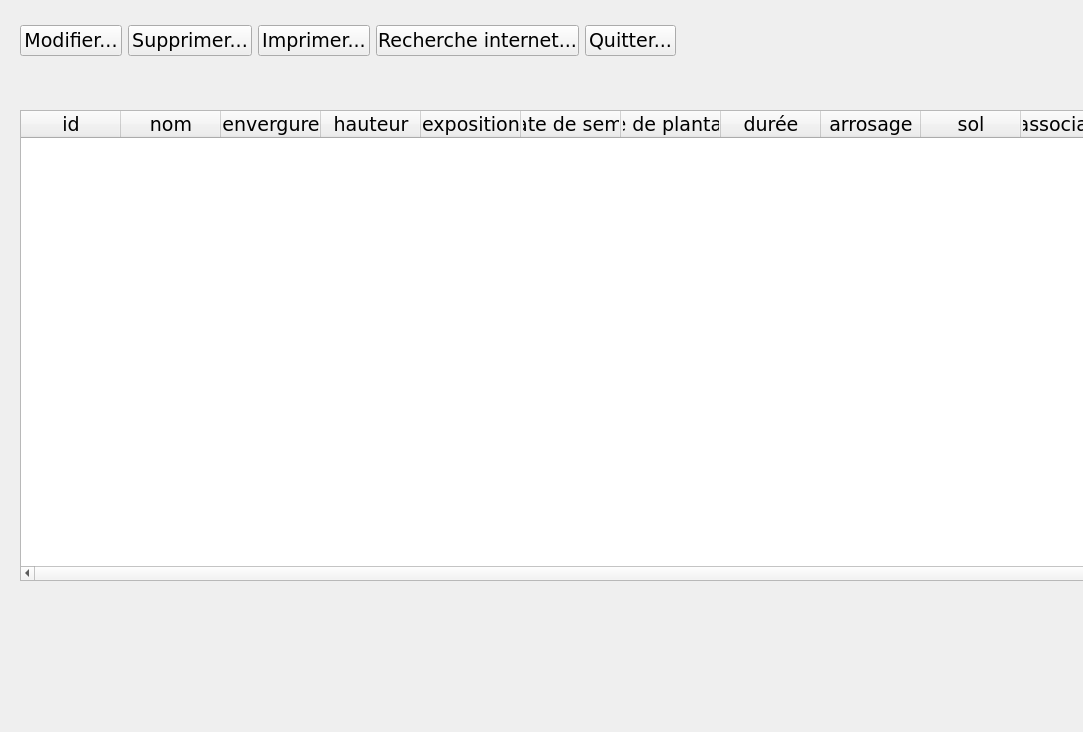
<?xml version="1.0" encoding="UTF-8"?>
<ui version="4.0">
 <class>Dialog</class>
 <widget class="QDialog" name="Dialog">
  <property name="geometry">
   <rect>
    <x>0</x>
    <y>0</y>
    <width>1083</width>
    <height>732</height>
   </rect>
  </property>
  <property name="font">
   <font>
    <family>Verdana</family>
    <pointsize>14</pointsize>
   </font>
  </property>
  <property name="windowTitle">
   <string>Dialog</string>
  </property>
  <property name="autoFillBackground">
   <bool>false</bool>
  </property>
  <property name="styleSheet">
   <string notr="true">Dialog {
rgb(255, 255, 255)
}</string>
  </property>
  <widget class="QDialogButtonBox" name="buttonBox">
   <property name="geometry">
    <rect>
     <x>1320</x>
     <y>650</y>
     <width>341</width>
     <height>32</height>
    </rect>
   </property>
   <property name="orientation">
    <enum>Qt::Horizontal</enum>
   </property>
   <property name="standardButtons">
    <set>QDialogButtonBox::Cancel|QDialogButtonBox::Ok</set>
   </property>
  </widget>
  <widget class="QTableWidget" name="tableWidget">
   <property name="enabled">
    <bool>true</bool>
   </property>
   <property name="geometry">
    <rect>
     <x>20</x>
     <y>110</y>
     <width>1651</width>
     <height>471</height>
    </rect>
   </property>
   <property name="font">
    <font>
     <family>Verdana</family>
     <pointsize>14</pointsize>
    </font>
   </property>
   <property name="sizeAdjustPolicy">
    <enum>QAbstractScrollArea::AdjustToContents</enum>
   </property>
   <property name="gridStyle">
    <enum>Qt::SolidLine</enum>
   </property>
   <property name="sortingEnabled">
    <bool>true</bool>
   </property>
   <column>
    <property name="text">
     <string>id</string>
    </property>
   </column>
   <column>
    <property name="text">
     <string>nom</string>
    </property>
   </column>
   <column>
    <property name="text">
     <string>envergure</string>
    </property>
   </column>
   <column>
    <property name="text">
     <string>hauteur</string>
    </property>
   </column>
   <column>
    <property name="text">
     <string>exposition</string>
    </property>
   </column>
   <column>
    <property name="text">
     <string>date de semis</string>
    </property>
   </column>
   <column>
    <property name="text">
     <string>date de plantation</string>
    </property>
   </column>
   <column>
    <property name="text">
     <string>durée</string>
    </property>
   </column>
   <column>
    <property name="text">
     <string>arrosage</string>
    </property>
   </column>
   <column>
    <property name="text">
     <string>sol</string>
    </property>
   </column>
   <column>
    <property name="text">
     <string>association</string>
    </property>
   </column>
   <column>
    <property name="text">
     <string>température de germination</string>
    </property>
   </column>
   <column>
    <property name="text">
     <string>type</string>
    </property>
   </column>
   <column>
    <property name="text">
     <string>couleur</string>
    </property>
   </column>
   <column>
    <property name="text">
     <string>emplacement</string>
    </property>
   </column>
   <column>
    <property name="text">
     <string>feuillage persistant</string>
    </property>
   </column>
   <column>
    <property name="text">
     <string>mellifère</string>
    </property>
   </column>
   <column>
    <property name="text">
     <string>mois de floraison</string>
    </property>
   </column>
   <column>
    <property name="text">
     <string>mois de récolte</string>
    </property>
   </column>
   <column>
    <property name="text">
     <string>plante parfumée</string>
    </property>
   </column>
   <column>
    <property name="text">
     <string>plante vivace</string>
    </property>
   </column>
  </widget>
  <widget class="QWidget" name="layoutWidget">
   <property name="geometry">
    <rect>
     <x>20</x>
     <y>20</y>
     <width>656</width>
     <height>41</height>
    </rect>
   </property>
   <layout class="QHBoxLayout" name="horizontalLayout">
    <item>
     <widget class="QPushButton" name="BTN_modifier_2">
      <property name="font">
       <font>
        <family>Verdana</family>
        <pointsize>14</pointsize>
       </font>
      </property>
      <property name="text">
       <string>Modifier...</string>
      </property>
     </widget>
    </item>
    <item>
     <widget class="QPushButton" name="BTN_supprimer">
      <property name="font">
       <font>
        <family>Verdana</family>
        <pointsize>14</pointsize>
       </font>
      </property>
      <property name="text">
       <string>Supprimer...</string>
      </property>
      <property name="icon">
       <iconset theme="edit-delete"/>
      </property>
     </widget>
    </item>
    <item>
     <widget class="QPushButton" name="BTN_imprimer">
      <property name="font">
       <font>
        <family>Verdana</family>
        <pointsize>14</pointsize>
       </font>
      </property>
      <property name="text">
       <string>Imprimer...</string>
      </property>
     </widget>
    </item>
    <item>
     <widget class="QPushButton" name="BTN_modifie">
      <property name="font">
       <font>
        <family>Verdana</family>
        <pointsize>14</pointsize>
       </font>
      </property>
      <property name="text">
       <string>Recherche internet...</string>
      </property>
     </widget>
    </item>
    <item>
     <widget class="QPushButton" name="BTN_quitter">
      <property name="font">
       <font>
        <family>Verdana</family>
        <pointsize>14</pointsize>
       </font>
      </property>
      <property name="text">
       <string>Quitter...</string>
      </property>
     </widget>
    </item>
   </layout>
  </widget>
 </widget>
 <resources/>
 <connections>
  <connection>
   <sender>buttonBox</sender>
   <signal>accepted()</signal>
   <receiver>Dialog</receiver>
   <slot>accept()</slot>
   <hints>
    <hint type="sourcelabel">
     <x>248</x>
     <y>254</y>
    </hint>
    <hint type="destinationlabel">
     <x>157</x>
     <y>274</y>
    </hint>
   </hints>
  </connection>
  <connection>
   <sender>buttonBox</sender>
   <signal>rejected()</signal>
   <receiver>Dialog</receiver>
   <slot>reject()</slot>
   <hints>
    <hint type="sourcelabel">
     <x>316</x>
     <y>260</y>
    </hint>
    <hint type="destinationlabel">
     <x>286</x>
     <y>274</y>
    </hint>
   </hints>
  </connection>
 </connections>
</ui>
